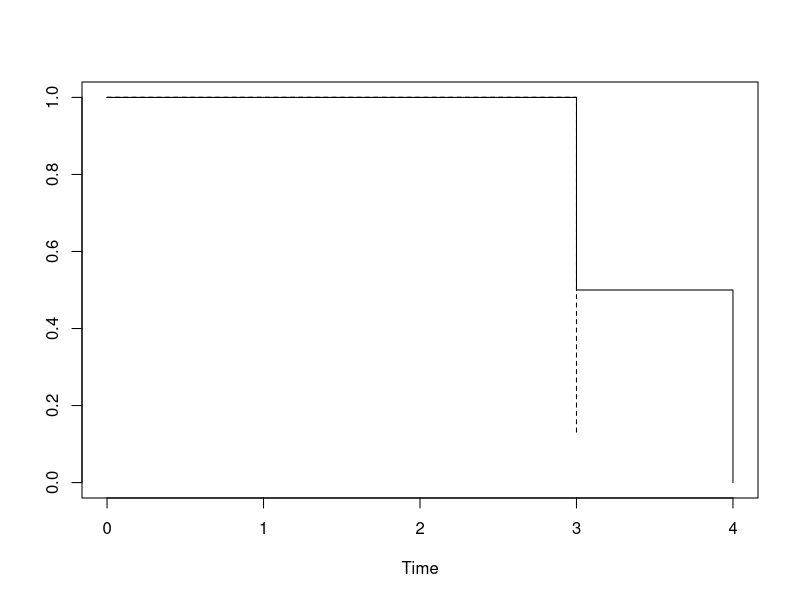

This figure's R source:
install.packages("survival")

library(survival)

dat <- data.frame(
  time = c(3, 4),
  event = c(1, 1)
)

km <- survfit(Surv(time, event) ~ 1, data = dat)
summary(km)

plot(km, xlab = "Time")

